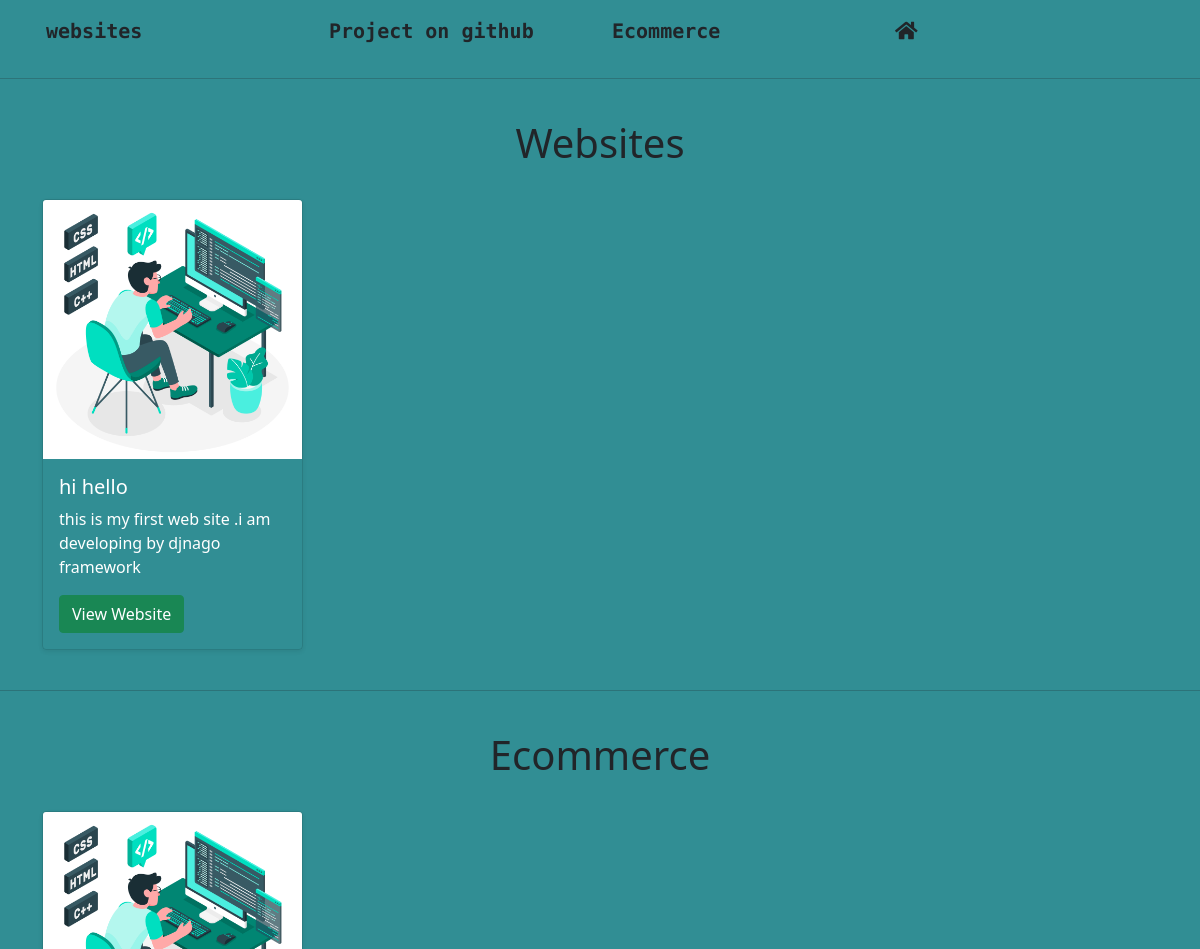
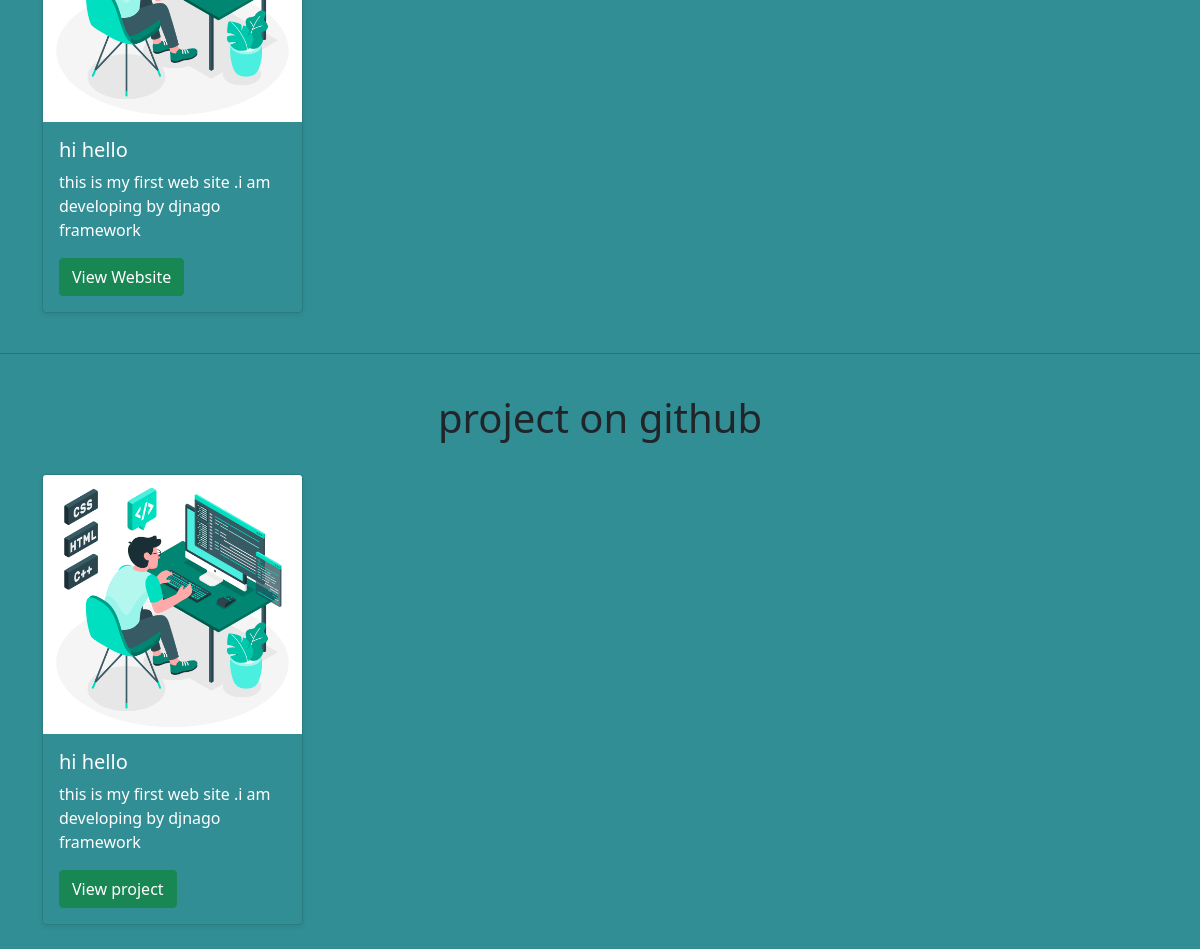
The app's page /service/ with its own data (2 pictures, top to bottom).
### mysite_app/models.py (models this page shows, shortened)
class Service(models.Model):
    web_type=models.ForeignKey(Webtype,on_delete=models.CASCADE)
    web_pic=models.ImageField(upload_to='media/web_pic',null=True,blank=False)
    web_name=models.CharField(max_length=265,null=True,blank=False)
    web_desc=models.TextField(null=False)
    web_url=models.URLField(max_length=500,null=False)

### mysite/views.py (the view)
# urls.py: path('service/',views.service,name='service')
def service(request):
    details=Service.objects.all()
    return render(request, 'service.html',{'details':details})

### templates/service.html (shortened to what this page needs)
<!DOCTYPE html>
<html lang="en">
  <head>
    <link
      href="https://cdn.jsdelivr.net/npm/bootstrap@5.0.2/dist/css/bootstrap.min.css"
      rel="stylesheet"
    />
    <link rel="stylesheet" href="https://use.fontawesome.com/releases/v5.14.0/css/all.css">
  </head>
  <body>
    <div class="container p-3">
      <div class="row">
        <div class="col-sm-3 fs-5 fw-bold
        tracking-in-expand"><a href="#section_1" class="text-decoration-none text-dark">websites</a></div>
        <div class="col-sm-3 fs-5 fw-bold
        tracking-in-expand"><a href="#section_2" class="text-decoration-none text-dark">Project on github</a></div>
        <div class="col-sm-3 fs-5 fw-bold
        tracking-in-expand"><a href="#section_3" class="text-decoration-none text-dark">Ecommerce</a></div>
        <div class="col-sm-3 fs-5 fw-bold
        tracking-in-expand"><a href="/" class="text-decoration-none text-dark"><i class="fas fa-home text-text-dark"></i></a></div>
      </div>
    </div>
    <hr>
    <div class="container" id="section_1">
      <div class="row">
        <div><h1 class="text-center p-4">Websites</h1></div>
        {% for obj in details %}
        <div class="col-sm-3">
          <div class="row">
            <div class="col-12">
              <div class="card bg-transparent text-white mb-4 shadow-sm tilt-in-bottom-2">
                <img
                  src=" {{obj.web_pic.url}} "
                  class="card-img-top"
                  alt="Screenshot of Website"
                />
                <div class="card-body">
                  <h5 class="card-title">{{obj.web_name}}</h5>
                  <p class="card-text">{{obj.web_desc}}</p>
                  <div
                    class="d-flex justify-content-between align-items-center"
                  >
                    <div class="btn-group">
                      <a
                        href=" {{obj.web_url}} "
                        class="btn btn-success btn-successs-ingradient"
                        >View Website</a
                      >
                    </div>
                  </div>
                </div>
              </div>
            </div>
          </div>
        </div>
        {% endfor %}
      </div>
    </div>
    <hr />
    <div class="container" id="section_3" >
      <div class="row">
        <div><h1 class="text-center p-4">Ecommerce</h1></div>
        {% for obj in details %}
        <div class="col-sm-3">
          <div class="row">
            <div class="col-12">
              <div class="card bg-transparent text-white mb-4 shadow-sm tilt-in-bottom-2">
                <img
                  src=" {{obj.web_pic.url}} "
                  class="card-img-top"
                  alt="Screenshot of Website"
                />
                <div class="card-body">
                  <h5 class="card-title">{{obj.web_name}}</h5>
                  <p class="card-text">{{obj.web_desc}}</p>
                  <div
                    class="d-flex justify-content-between align-items-center"
                  >
                    <div class="btn-group">
                      <a
                        href=" {{obj.web_url}} "
                        class="btn btn-success btn-successs-ingradient"
                        >View Website</a
                      >
                    </div>
                  </div>
                </div>
              </div>
            </div>
          </div>
        </div>
        {% endfor %}
      </div>
    </div>
    <hr />
    <div class="container" id='section_2'>
      <div class="row">
        <div><h1 class="text-center p-4">project on github</h1></div>
        {% for obj in details %}
        <div class="col-sm-3">
          <div class="row">
            <div class="col-12">
              <div class="card bg-transparent text-white mb-4 shadow-sm tilt-in-bottom-2">
                <img
                  src=" {{obj.web_pic.url}} "
                  class="card-img-top"
                  alt="Screenshot of Website"
                />
                <div class="card-body">
                  <h5 class="card-title">{{obj.web_name}}</h5>
                  <p class="card-text">{{obj.web_desc}}</p>
                  <div
                    class="d-flex justify-content-between align-items-center"
                  >
                    <div class="btn-group">
                      <a
                        href=" {{obj.web_url}} "
                        class="btn btn-success btn-successs-ingradient"
                        >View project</a
                      >
                    </div>
                  </div>
                </div>
              </div>
            </div>
          </div>
        </div>
        {% endfor %}
      </div>
    </div>
  </body>
</html>

### templates/service.html (style rules this page uses)
body { background-color: #318e94; }
.tilt-in-bottom-2 { -webkit-animation: tilt-in-bottom-2 0.6s cubic-bezier(0.250, 0.460, 0.450, 0.940) both; animation: tilt-in-bottom-2 0.6s cubic-bezier(0.250, 0.460, 0.450, 0.940) both; }
.tracking-in-expand { font-family: 'Roboto Mono', monospace; font-size:60px; -webkit-animation: tracking-in-expand 0.7s cubic-bezier(0.215, 0.610, 0.355, 1.000) both; animation: tracking-in-expand 0.7s cubic-bezier(0.215, 0.610, 0.355, 1.000) both; }

### records on screen
Service: web_pic (picture), web_name "hi hello", web_desc "this is my first web site .i am developing by djnago framework"
